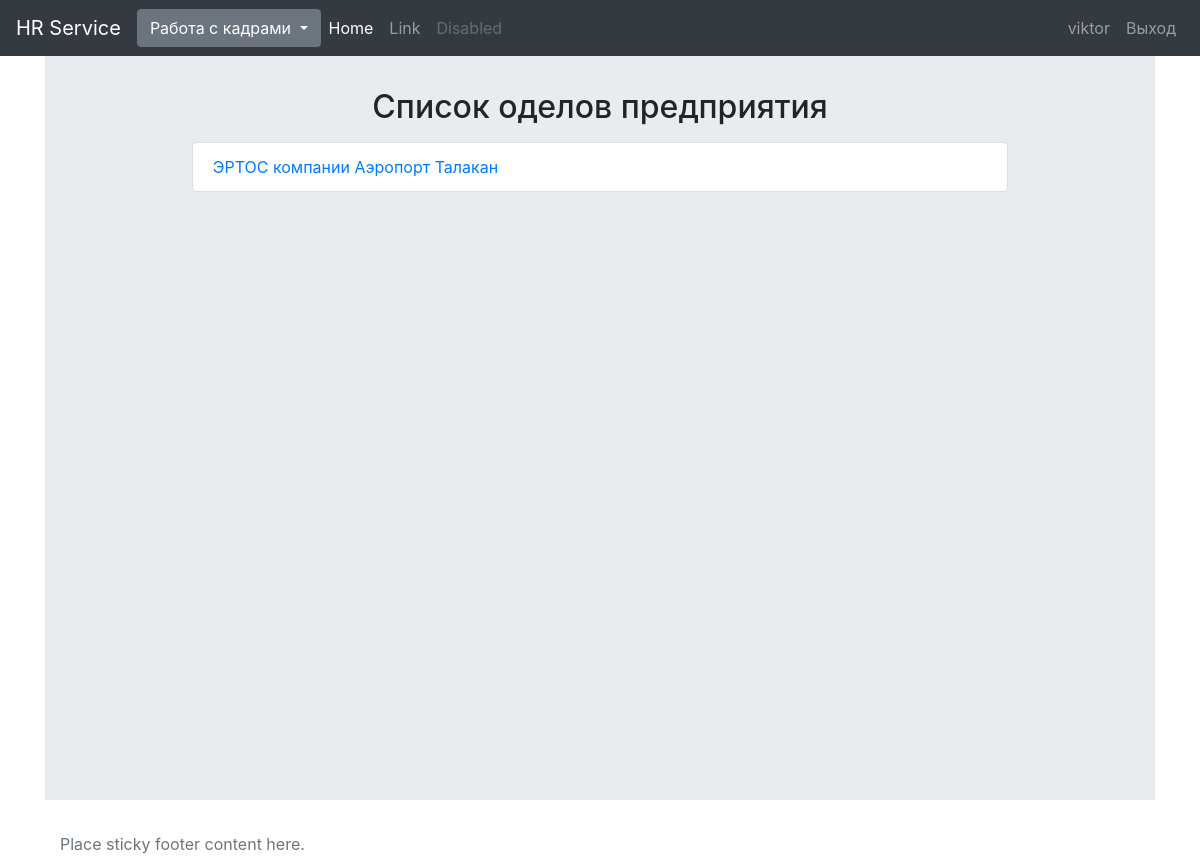
Before: /company_departament/ (signed in) with the older database file.
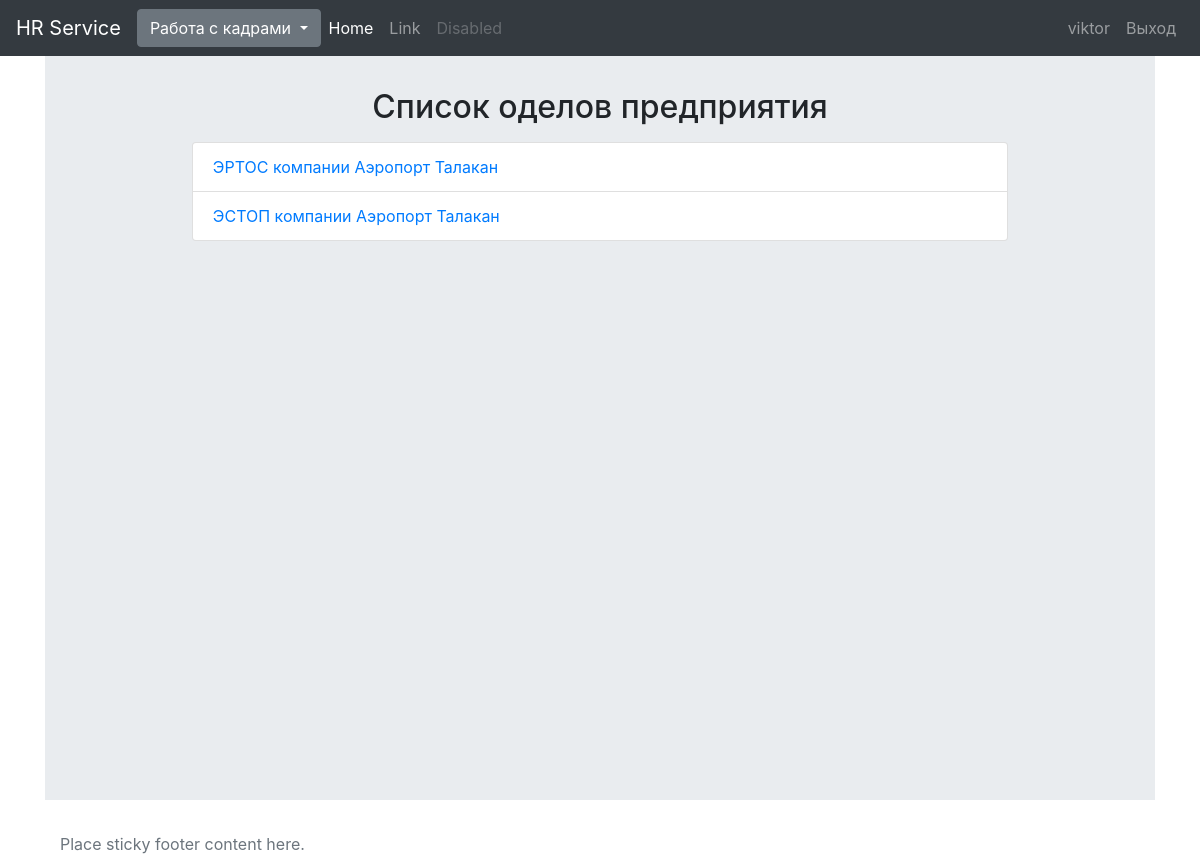
After: the same page with the newer database file.
### hrapp/models.py (models this page shows, shortened)
class Departament(models.Model):
    title_dep = models.CharField(max_length=50)
    company = models.ForeignKey(Company, on_delete=models.CASCADE)

class Company(models.Model):
    title_com = models.CharField(max_length=50)

### hrapp/views.py (the view)
# urls.py: path('company_departament/', hr_views.departamentlist, name='departamentlist'),
def departamentlist(request):
    worker = Worker.objects.get(user=request.user)
    departamentlist = Departament.objects.filter(company=worker.position.departament.company)
    return render(request, 'hrapp/worklist/departamentlist.html', {'departamentlist': departamentlist})

### hrapp/templates/hrapp/worklist/departamentlist.html
{% extends 'hrapp/base.html' %}
{% block namepage %}
    Список оделов предприятия
{% endblock namepage %}
{% block content %}
    <ul class="list-group">
        {% for departament in departamentlist %}
            <li class="list-group-item">
                <a href="{% url 'departamentdetale' pk=departament.pk %}">{{ departament.title_dep }}
                    компании {{ departament.company.title_com }}</a>
            </li>
        {% endfor %}
    </ul>
{% endblock content %}

Changed rows visible on the page:
added Departament: title_dep "ЭСТОП", company.title_com "Аэропорт Талакан"
